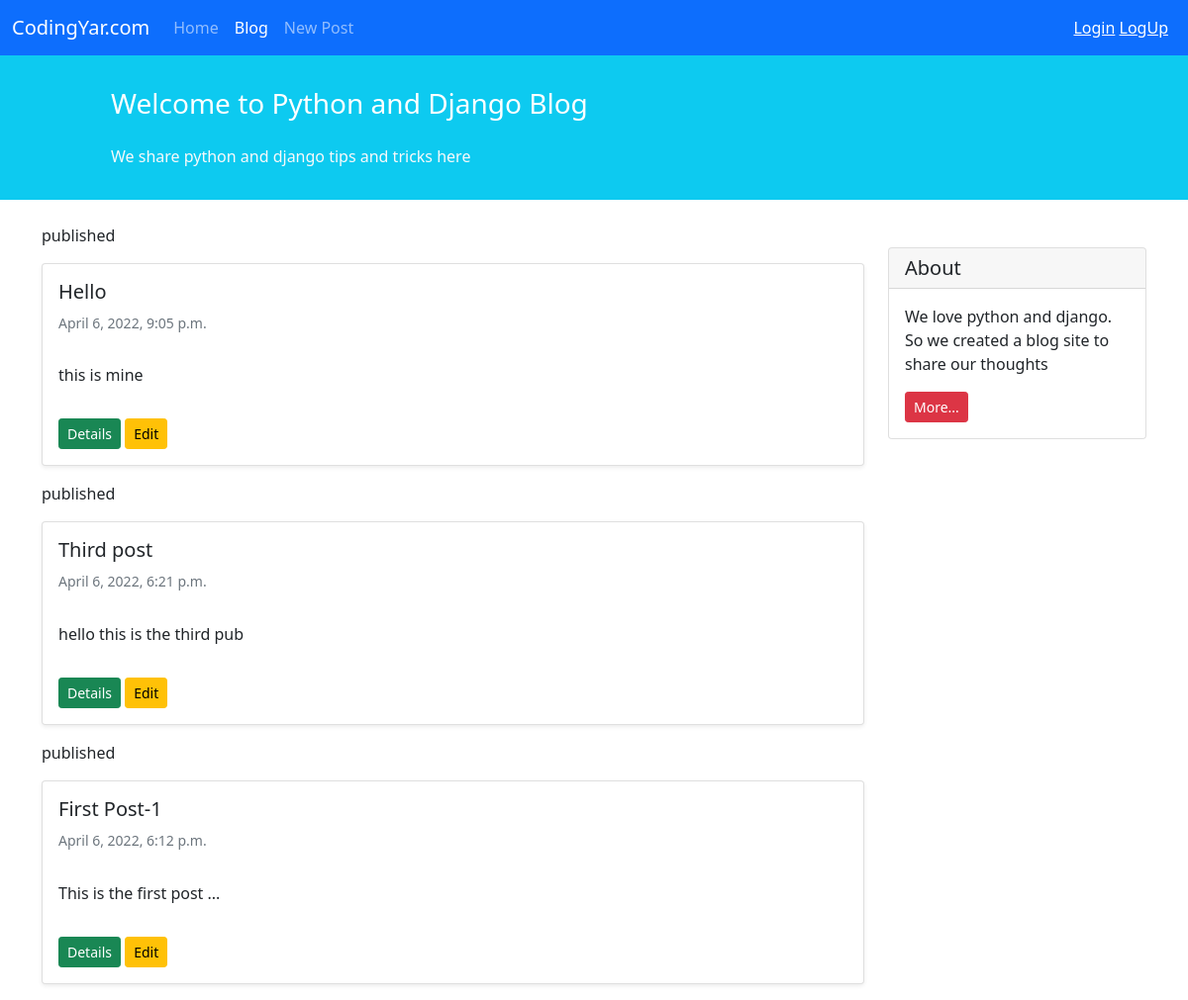
/blog/postlist/, run on the app's committed database.
### blog/models.py (models this page shows, shortened)
class Post(models.Model):
    STATUS_CHOICES = (
        ('published', 'published'),
        ('drf', 'draft'),
    )
    title = models.CharField(max_length=100)
    body = models.TextField()
    author = models.ForeignKey('auth.User', related_name='user_author' , on_delete=models.PROTECT)
    date_create = models.DateTimeField(auto_now_add=True)
    date_edit = models.DateTimeField(auto_now=True)
    status = models.CharField(choices=STATUS_CHOICES , max_length=100)

### blog/views.py (the view)
# urls.py: path('postlist/', views.PostListView.as_view(), name='post_list'),
class PostListView(generic.ListView):
    template_name = 'blog/post_list.html'
    context_object_name = 'post_list'
    def get_queryset(self):
        return  Post.objects.filter(status='published').order_by('-date_edit')

### blog/templates/blog/post_list.html (shortened to what this page needs)
{% extends '_base.html' %}
{% block content %}
    <div class="container mt-4">
        <div class="row">
            <div class="col-9">
                {% for p in post_list %}
                    {% if p.status == 'published' %}
                        {{ p.status }}
                        <div class="card shadow-sm my-3">
                            <div class="card-body">
                                <h5 class="card-title">{{ p.title }}</h5>
                                <h6 class="card-subtitle mb-2 text-muted small py-2">{{ p.date_create }}</h6>
                                <p class="card-text py-3">
                                    {{ p.body }}
                                </p>
                                <a href="{% url 'post_detail' p.id %}" class="btn btn-sm btn-success">Details</a>
                                <a href="{% url 'update_post' p.id %}" class="btn btn-sm btn-warning">Edit</a>
                            </div>
                        </div>
                    {% endif %}
                {% endfor %}
            </div>
            <div class="col-3">
                <div class="card my-4">
                    <h5 class="card-header">About</h5>
                    <div class="card-body">
                        <p class="card-text">We love python and django. So we created a blog site to share our
                            thoughts</p>
                        <a href="#"
                           class="btn btn-sm btn-danger">
                            More...
                        </a>
                    </div>
                </div>
            </div>
        </div>
    </div>
{% endblock %}

### templates/_base.html (shortened to what this page needs)
<!doctype html>
<html lang="en">
<head>
    <link href="https://cdn.jsdelivr.net/npm/bootstrap@5.1.3/dist/css/bootstrap.min.css" rel="stylesheet"
>
</head>
<body>
<nav class="navbar navbar-expand-lg navbar-dark bg-primary">
    <div class="container-fluid">
        <a class="navbar-brand" href="#">CodingYar.com</a>
        <div class="collapse navbar-collapse" id="navbarNavAltMarkup">
            <div class="navbar-nav">
                <a class="nav-link {% if '/blog/dd' in request.path %}active{% endif %}" href="#" aria-current="page" >Home</a>
                <a class="nav-link {% if '/blog/postlist' in request.path %}active{% endif %}" href="{% url 'post_list' %}">Blog</a>
                <a class="nav-link {% if '/blog/newpost' in request.path %}active{% endif %}"  href="{% url 'new_post' %}">New Post</a>
            </div>
        </div>
        <div class="mx-2 text-white">
            {% if user.is_authenticated %}
                Hello {{ user.username }}
                <a href="{% url 'logout' %}" style="color: aliceblue">Logout</a>
            {% else %}
                <a href="{% url 'login' %}" style="color:White">Login</a>
                <a href="{% url 'sign_up' %}" style="color:White">LogUp</a>
            {% endif %}
        </div>
    </div>
</nav>
<div class="container-fluid bg-info">
    <div class="row py-3">
        <div class="col-md-8 col-md-10 mx-auto">
            <h3 class="my-4 mt-3 text-white">Welcome to Python and Django Blog</h3>
            <p class="text-light">We share python and django tips and tricks here</p>
        </div>
    </div>
</div>
{% block content %}
{% endblock %}
</body>
</html>

### data on the page
Post: status "published", title "Hello", date_create "April 6, 2022, 9:05 p.m.", body "this is mine"
Post: status "published", title "Third post", date_create "April 6, 2022, 6:21 p.m.", body "hello this is the third pub"
Post: status "published", title "First Post-1", date_create "April 6, 2022, 6:12 p.m.", body "This is the first post ..."
